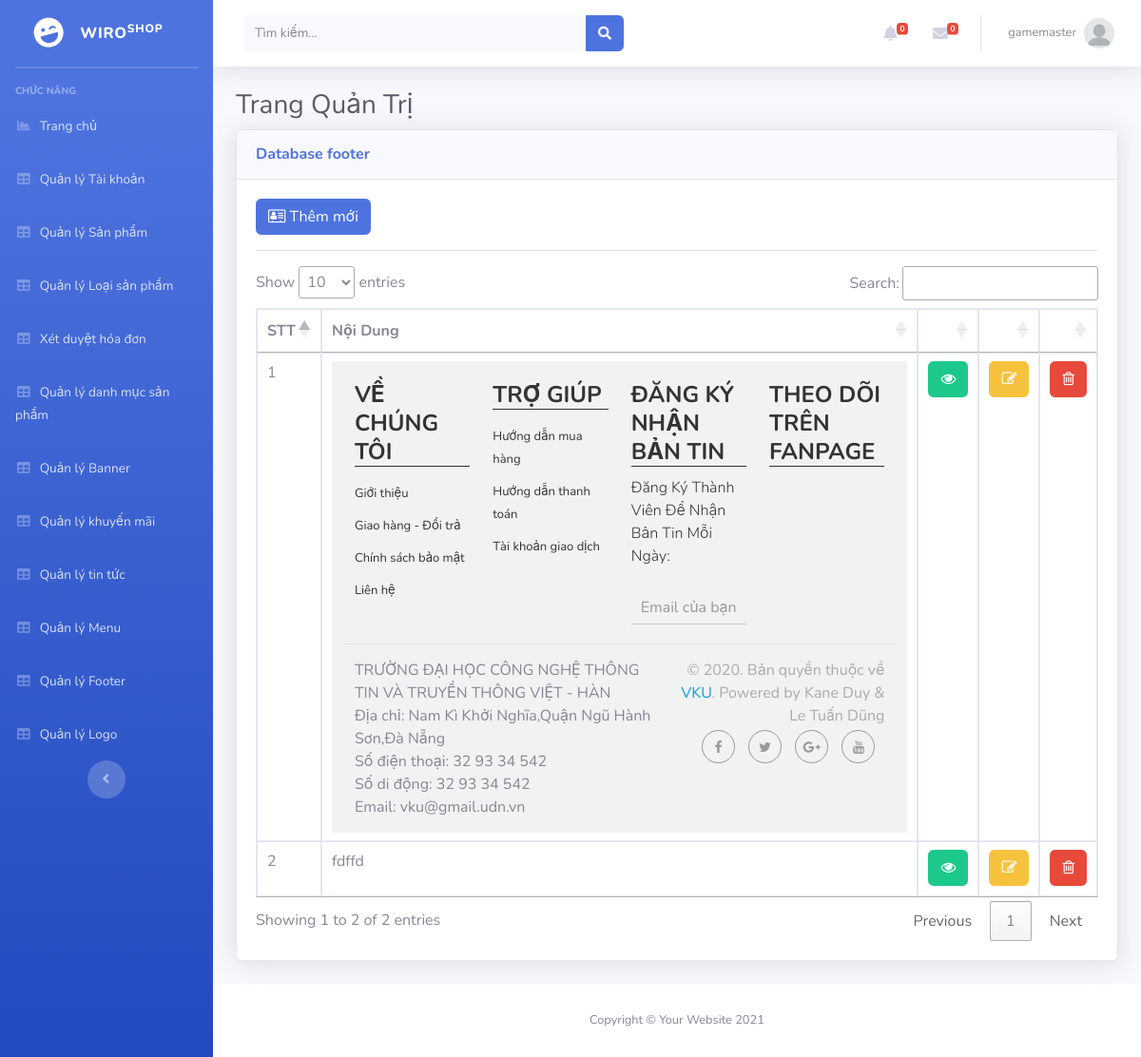
/Admin/index.php?mod=footer (signed in), run on the app's committed database.
### tables this page shows
CREATE TABLE `footer` (
  `Id` int(11) NOT NULL,
  `NoiDung` longtext NOT NULL,
  `TrangThai` int(11) NOT NULL
);

### Admin/MVC/controllers/FooterController.php (called while the page is built, shortened)
<?php
require_once("MVC/Models/footer.php");
class FooterController
{
	var $footer_model;
	function __construct()
	{
		$this->footer_model = new footer();
	}
	public function list()
	{
		$data = $this->footer_model->All();
		require_once("MVC/Views/Admin/index.php");
	}
}

### Admin/MVC/Models/connection.php (called while the page is built, shortened)
<?php
    class Connection{
        function __construct()
        {
            $severname ="localhost";
            $username ="root";
            $password ="";
            $db_name ="wiroshop";
            $this->conn = new mysqli($severname,$username,$password,$db_name);
        }
    }
?>

### Admin/MVC/Models/model.php (called while the page is built, shortened)
<?php
require_once("connection.php");
class Model
{
    var $table;
    var $contens;
    function __construct()
    {
        $conn_obj = new Connection();
        $this->conn = $conn_obj->conn;
    }
    function All()
    {
        $query = "select * from $this->table ORDER BY $this->contens DESC ";
        require("result.php");
        return $data;
    }
}

### Admin/MVC/Models/result.php (called while the page is built)
<?php
$result = $this->conn->query($query);
$data = array();
while ($row = $result->fetch_assoc()) {
    $data[] = $row;
}
?>

### Admin/MVC/Views/footer/list.php (the view, shortened to what this page needs)
<?php if (isset($_SESSION['isLogin_Admin']) && $_SESSION['isLogin_Admin'] == true) { ?>
<a href="?mod=footer&act=add" type="button" class="btn btn-primary"><i class="fa fa-address-card-o" aria-hidden="true"></i>&nbsp;Thêm mới</a>
<?php } ?>
<hr>
<table class="table table-bordered" id="dataTable" width="100%" cellspacing="0">
  <thead>
    <tr>
      <th scope="col">STT</th>
      <th scope="col">Nội Dung</th>
      <th></th>
      <th></th>
      <th></th>
    </tr>
  </thead>
  <tbody>
    <?php foreach ($data as $row) { ?>
      <tr>
        <td><?= $row['Id'] ?></td>
        <td><?= $row['NoiDung'] ?></td>
        <td>
          <a href="?mod=footer&act=detail&id=<?= $row['Id'] ?>" class="btn btn-success"><i class="fa fa-eye" aria-hidden="true"></i></a>
        </td>
        <td>
           <?php if (isset($_SESSION['isLogin_Admin']) && $_SESSION['isLogin_Admin'] == true) { ?>
          <a href="?mod=footer&act=edit&id=<?= $row['Id'] ?>" class="btn btn-warning"><i class="fa fa-pencil-square-o" aria-hidden="true"></i></a>
          <?php }?>
        </td>
        <td>
           <?php if (isset($_SESSION['isLogin_Admin']) && $_SESSION['isLogin_Admin'] == true) { ?>
          <a href="?mod=footer&act=delete&id=<?= $row['Id'] ?>" onclick="return confirm('Bạn có thật sự muốn xóa ?');" type="button" class="btn btn-danger"><i class="fa fa-trash-o" aria-hidden="true"></i></a>
          <?php }?>
        </td>
      </tr>
    <?php } ?>
</table>

### Admin/public/css/footer.css (style rules this page uses)
footer { background: #f1f2f2 ; }
footer .footer_block a { color: #333333 ; }
footer .footer_top_wrap { padding: 20px 0 ; }
footer .footer_top_wrap .footer_block .footer_block_title { color: #333333 ; font-weight: 700 ; line-height: 30px ; text-transform: uppercase ; margin-bottom: 10px ; border-bottom: 1px solid #333333 ; }
footer .footer_top_wrap .footer_block .block_content .list_group { margin-bottom: 20px ;list-style: none ;padding-left: 0px ; }
footer .footer_top_wrap .footer_block .block_content .list_group li { padding: 5px 0 ; }
footer .footer_top_wrap .footer_block .block_content .list_group li a { font-size: 13px ; }
footer .footer_top_wrap .footer_block .block_content .des_newsletter_form { font-weight: 300 ; color: #333 ; display: block ; margin-bottom: 20px ; }
footer #newsletter_form { position: relative; }
footer #newsletter_form input[type=email] { position: relative ; border-color: #333 ; line-height: 40px ; width: 100% ; height: 40px ; padding: 9px 10px ; color: #330909 ; border: none ; border-bottom: 1px solid #ccc ; background: transparent ; outline: none ; }
footer #newsletter_form .newsletter_wrap button { position: absolute ; right: 10px ; bottom: 10px ; border: none ; background: none ; color: transparent ; font-size: 20px ; }
footer .newsletter_wrap label { position: absolute ; top: 10px ; left: 10px ; color: #999 ; font-weight: normal ; transition: top 0.2s ease-out ; -webkit-transition: top 0.2s ease-out ; -moz-transition: top 0.2s ease-out ; pointer-events: none ; }
footer .footer_bottom_wrap .row { border-top: 1px solid #e5e5e5 ;padding: 15px 0 ; }
footer .footer_address p { margin: 0 ; }
footer .copy_right p { color: #aaa ;margin-bottom:3px ; }
footer .copy_right p a { color: #0f9ed8 ; }
.social_footer ul { margin: 0 ; padding: 0 ; }
.social_footer ul li { display: inline-block ; margin-right: 10px ; margin-bottom: 10px ; }
.social_footer ul li span { height: 35px ; width: 35px ; line-height: 32px ; display: inline-block ; border: 1px solid ; border-radius: 50% ; -moz-border-radius:50% ; -webkit-border-radius: 50% ; text-align: center ; color: #999 ; }
.social_footer ul li a span i { font-size: 14px ; line-height: 32px ; font-style: normal ; vertical-align: middle ; }

### data on the page
footer: Id "2", NoiDung "fdffd"
footer: Id "1"

### other printed values
$_SESSION['login']['TaiKhoan'] "gamemaster"
$mod "footer"
